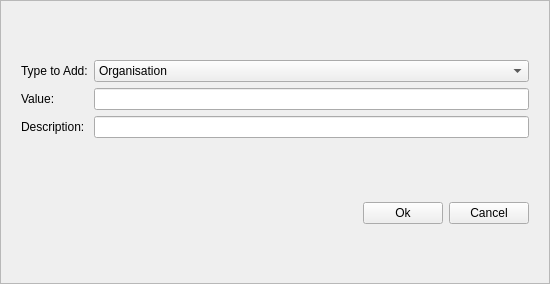
<?xml version="1.0" encoding="UTF-8"?>
<ui version="4.0">
 <class>f_new_entry</class>
 <widget class="QFrame" name="f_new_entry">
  <property name="geometry">
   <rect>
    <x>0</x>
    <y>0</y>
    <width>550</width>
    <height>284</height>
   </rect>
  </property>
  <property name="windowTitle">
   <string>New Entry</string>
  </property>
  <property name="frameShape">
   <enum>QFrame::StyledPanel</enum>
  </property>
  <property name="frameShadow">
   <enum>QFrame::Raised</enum>
  </property>
  <layout class="QFormLayout" name="formLayout_2">
   <item row="3" column="1">
    <widget class="QWidget" name="widget_2" native="true">
     <layout class="QHBoxLayout" name="horizontalLayout">
      <item>
       <spacer name="horizontalSpacer">
        <property name="orientation">
         <enum>Qt::Horizontal</enum>
        </property>
        <property name="sizeHint" stdset="0">
         <size>
          <width>40</width>
          <height>20</height>
         </size>
        </property>
       </spacer>
      </item>
      <item>
       <widget class="QPushButton" name="btn_ok">
        <property name="maximumSize">
         <size>
          <width>85</width>
          <height>27</height>
         </size>
        </property>
        <property name="text">
         <string>Ok</string>
        </property>
       </widget>
      </item>
      <item>
       <widget class="QPushButton" name="btn_cancel">
        <property name="maximumSize">
         <size>
          <width>85</width>
          <height>27</height>
         </size>
        </property>
        <property name="text">
         <string>Cancel</string>
        </property>
       </widget>
      </item>
     </layout>
    </widget>
   </item>
   <item row="5" column="1">
    <spacer name="verticalSpacer_2">
     <property name="orientation">
      <enum>Qt::Vertical</enum>
     </property>
     <property name="sizeHint" stdset="0">
      <size>
       <width>20</width>
       <height>40</height>
      </size>
     </property>
    </spacer>
   </item>
   <item row="1" column="0" colspan="2">
    <widget class="QWidget" name="widget" native="true">
     <layout class="QFormLayout" name="formLayout">
      <item row="2" column="0">
       <widget class="QLabel" name="l_type_to_add">
        <property name="text">
         <string>Type to Add:</string>
        </property>
       </widget>
      </item>
      <item row="2" column="1">
       <widget class="QComboBox" name="cmb_new_type_selection">
        <item>
         <property name="text">
          <string>Organisation</string>
         </property>
        </item>
        <item>
         <property name="text">
          <string>Lifecycle Stage</string>
         </property>
        </item>
        <item>
         <property name="text">
          <string>Capture Method</string>
         </property>
        </item>
        <item>
         <property name="text">
          <string>Capture Source Group</string>
         </property>
        </item>
       </widget>
      </item>
      <item row="3" column="0">
       <widget class="QLabel" name="l_value">
        <property name="text">
         <string>Value:</string>
        </property>
       </widget>
      </item>
      <item row="3" column="1">
       <widget class="QLineEdit" name="le_new_entry"/>
      </item>
      <item row="4" column="0">
       <widget class="QLabel" name="l_description">
        <property name="text">
         <string>Description:</string>
        </property>
       </widget>
      </item>
      <item row="4" column="1">
       <widget class="QLineEdit" name="le_description"/>
      </item>
     </layout>
    </widget>
   </item>
   <item row="2" column="1">
    <spacer name="verticalSpacer_3">
     <property name="orientation">
      <enum>Qt::Vertical</enum>
     </property>
     <property name="sizeHint" stdset="0">
      <size>
       <width>20</width>
       <height>40</height>
      </size>
     </property>
    </spacer>
   </item>
   <item row="0" column="0">
    <spacer name="verticalSpacer">
     <property name="orientation">
      <enum>Qt::Vertical</enum>
     </property>
     <property name="sizeHint" stdset="0">
      <size>
       <width>20</width>
       <height>40</height>
      </size>
     </property>
    </spacer>
   </item>
  </layout>
 </widget>
 <resources/>
 <connections/>
</ui>
